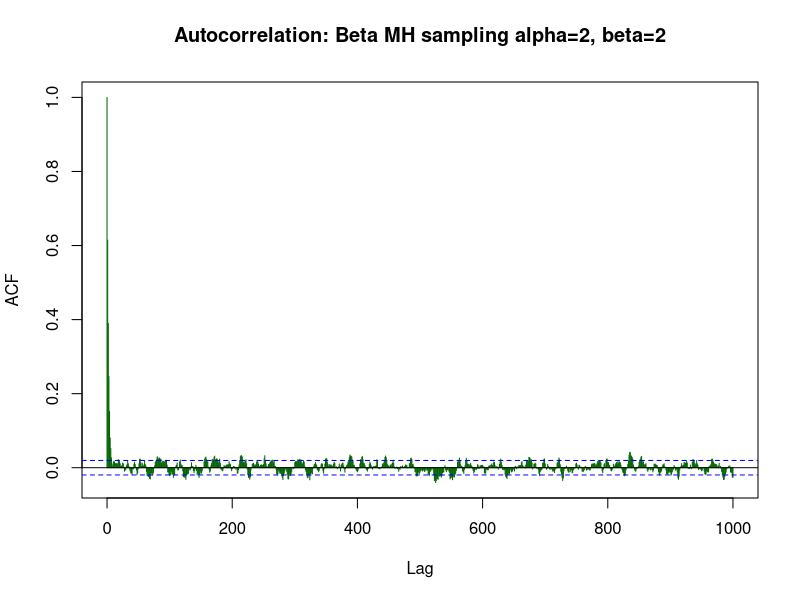
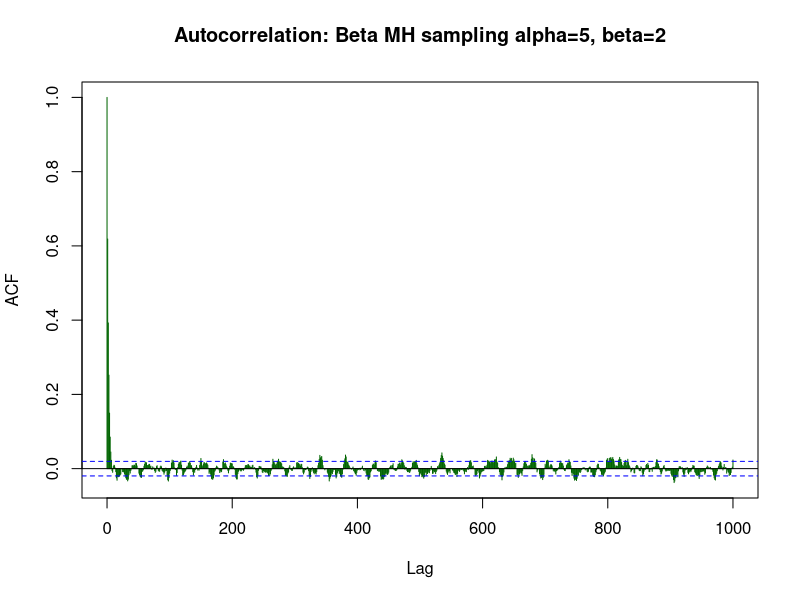
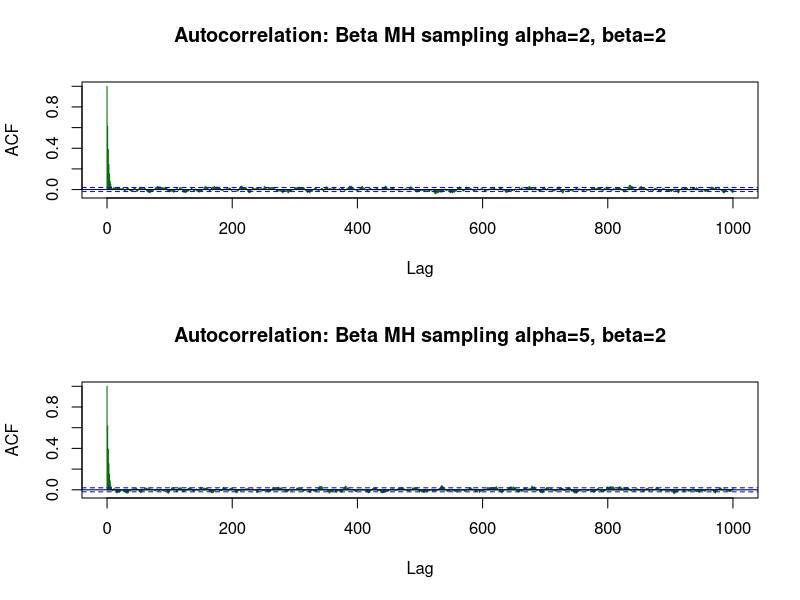

The R source for these figures, in order: (Note: this script raises an error after producing the figures.)
#Function to use metropolis-hastings to sample from beta dist

#b is half the width of the uniform trial distribution (must be between 0 and 1)
sampleBeta = function(n, alpha, beta, b) {
  if (b<=0 | b>=1) stop("b must be between 0 and 1")
  if (alpha<=0) stop("alpha must be positive")
  if (beta<=0) stop("beta must be positive")
  
  #Initial value
  val = 0.5
  
  samp=rep(0,n)
  for (i in 1:n) {
    #Sample from trial distribution
    new.val = runif(1, val-b, val+b)
    #Generate unif(0,1)
    U = runif(1)
    #Get acceptance prob
    if (U<acceptProb(val, new.val, alpha, beta)) {
      val = new.val
    }
    
    samp[i] = val  
  }
  
  return(samp)
}

#Helper function to get acceptance probability
acceptProb = function(x, y, alpha, beta) {
  tmp = ifelse( y>0 & y<1, (y/x)^(alpha-1)*((1-y)/(1-x))^(beta-1), 0 )
  return(min(1,tmp))
}

#Testing the function
test1 = sampleBeta(10000, 2, 2, 0.5)
mean(test1)
acf(test1, main="Autocorrelation: Beta MH sampling alpha=2, beta=2", lag.max = 1000, col="darkgreen")

test2 = sampleBeta(10000, 5, 2, 0.5)
mean(test2)
acf(test2, main="Autocorrelation: Beta MH sampling alpha=5, beta=2", lag.max = 1000, col="darkgreen")

par(mfrow=c(2,1))
acf(test1, main="Autocorrelation: Beta MH sampling alpha=2, beta=2", lag.max = 1000, col="darkgreen")
acf(test2, main="Autocorrelation: Beta MH sampling alpha=5, beta=2", lag.max = 1000, col="darkgreen")

save(test1, test2, file="~/Documents/mcgill/math680/assignment5/dat_a5_q3.R")

#Checking convergence
par(mfrow=c(2,1), mar=c(3,3,3,3))
plot(cumsum(test1)/(1:length(test1)), type="l"); abline(h=0.5, col="red", lty=2, lwd=1.5)
plot(cumsum(test2)/(1:length(test2)), type="l"); abline(h=5/7, col="red", lty=2, lwd=1.5)



